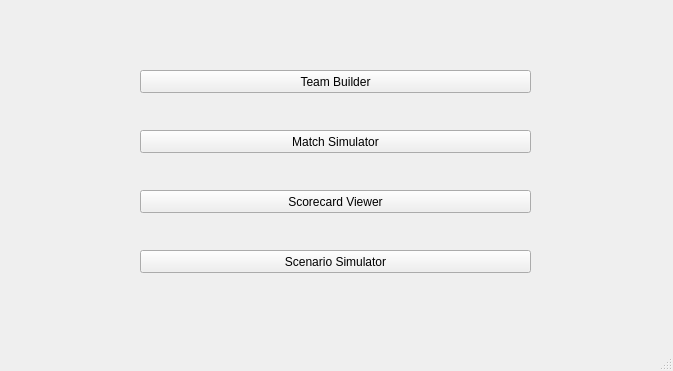
<?xml version="1.0" encoding="UTF-8"?>
<ui version="4.0">
 <class>MainWindow</class>
 <widget class="QMainWindow" name="MainWindow">
  <property name="geometry">
   <rect>
    <x>0</x>
    <y>0</y>
    <width>673</width>
    <height>371</height>
   </rect>
  </property>
  <property name="windowTitle">
   <string>TestMatch</string>
  </property>
  <widget class="QWidget" name="centralwidget">
   <widget class="QPushButton" name="pushButton_tb">
    <property name="geometry">
     <rect>
      <x>140</x>
      <y>70</y>
      <width>391</width>
      <height>23</height>
     </rect>
    </property>
    <property name="text">
     <string>Team Builder</string>
    </property>
   </widget>
   <widget class="QPushButton" name="pushButton_ms">
    <property name="geometry">
     <rect>
      <x>140</x>
      <y>130</y>
      <width>391</width>
      <height>23</height>
     </rect>
    </property>
    <property name="text">
     <string>Match Simulator</string>
    </property>
   </widget>
   <widget class="QPushButton" name="pushButton_ss">
    <property name="geometry">
     <rect>
      <x>140</x>
      <y>250</y>
      <width>391</width>
      <height>23</height>
     </rect>
    </property>
    <property name="text">
     <string>Scenario Simulator</string>
    </property>
   </widget>
   <widget class="QPushButton" name="pushButton_sv">
    <property name="geometry">
     <rect>
      <x>140</x>
      <y>190</y>
      <width>391</width>
      <height>23</height>
     </rect>
    </property>
    <property name="text">
     <string>Scorecard Viewer</string>
    </property>
   </widget>
  </widget>
  <widget class="QMenuBar" name="menubar">
   <property name="geometry">
    <rect>
     <x>0</x>
     <y>0</y>
     <width>673</width>
     <height>21</height>
    </rect>
   </property>
  </widget>
  <widget class="QStatusBar" name="statusbar"/>
 </widget>
 <resources/>
 <connections/>
</ui>
